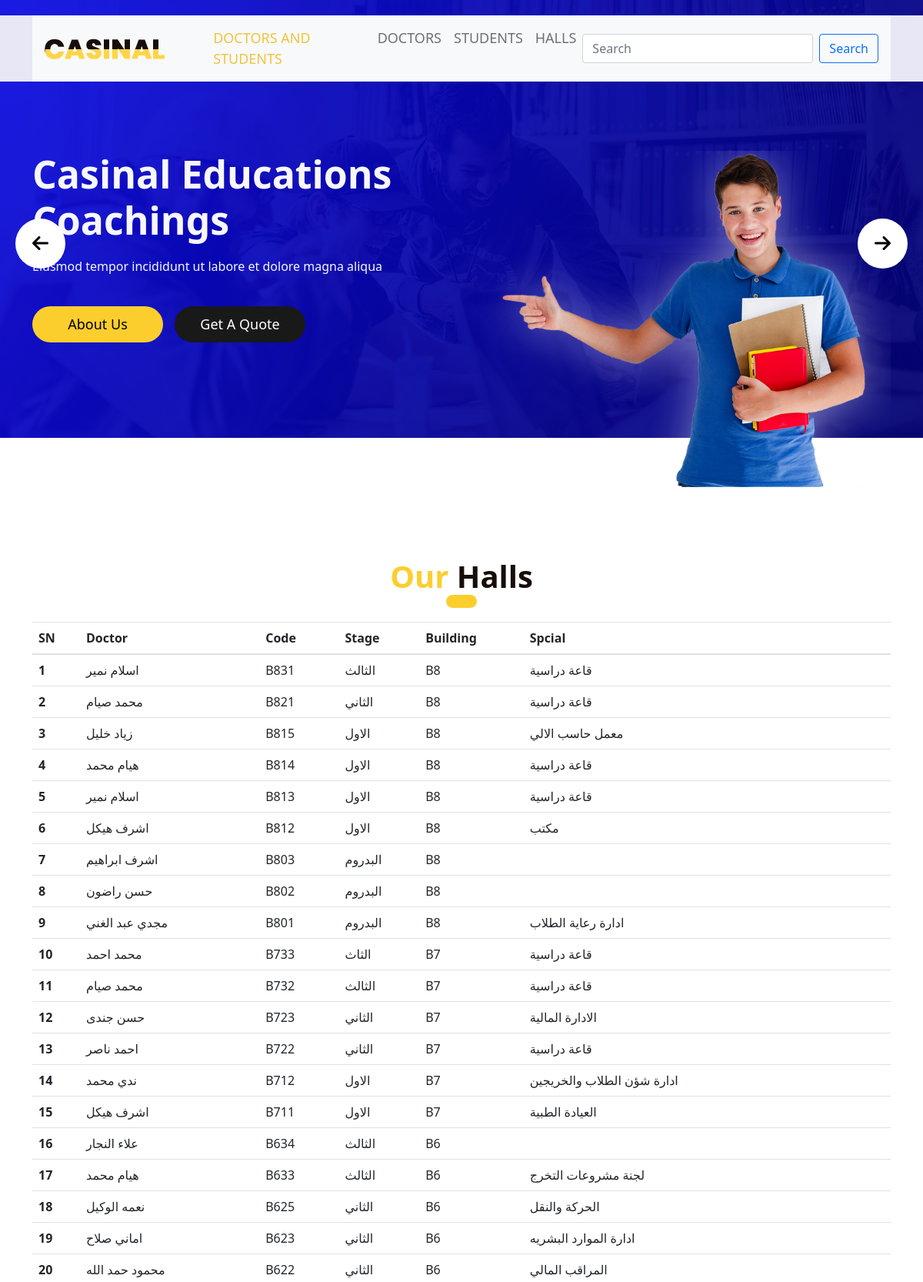
/halls/ (upper part), run on the app's committed database.
### app/models.py (models this page shows, shortened)
class Halls(models.Model):
    doctor       = models.ForeignKey(Doctors, on_delete=models.CASCADE)
    code         = models.CharField(max_length=30)
    stage        = models.CharField(max_length=30)
    bulding      = models.CharField(max_length=5)
    spcial       = models.CharField(max_length=200)
    class Meta:
        verbose_name_plural = 'Halls'

class Doctors(models.Model):
    code        = models.CharField(max_length=20)
    first_name  = models.CharField(max_length=30)
    last_name   = models.CharField(max_length=30)
    certify     = models.CharField(max_length=30)
    job_code    = models.CharField(max_length=15,blank=True)
    ssn         = models.CharField(max_length=16)
    email       = models.EmailField()
    phone_num   = models.CharField(max_length=11)
    work_days   = models.TextField(blank=True)
    notes       = models.TextField(blank=True)
    spcial      = models.CharField(max_length=30)
    late_time   = models.CharField(max_length=30,blank=True)
    rate        = models.CharField(max_length=2,choices=((str(i),str(i)) for i in range(1,11)))
    class Meta:
        verbose_name_plural = 'Doctors'

### app/views.py (the view)
# urls.py: path("halls/",HallsPageView.as_view(),name="halls"),
class HallsPageView(TemplateView):
    template_name = 'halls.html'
    def get_context_data(self, **kwargs):
        context = super().get_context_data(**kwargs)
        context["all_halls"]= Halls.objects.all().order_by('-id')
        return context

### app/templates/halls.html (shortened to what this page needs)
{% extends 'base.html' %}
{% block content %}
<h1 class="services_taital"><span style="color: #fcce2d">Our</span> Halls</h1>
<table class="table">
    <thead>
      <tr>
        <th scope="col">SN</th>
        <th scope="col">Doctor</th>
        <th scope="col">Code   </th>
        <th scope="col">Stage   </th>
        <th scope="col">Building   </th>
        <th scope="col">Spcial   </th>
      </tr>
    </thead>
    <tbody>
        {% for hall in all_halls %}
       <tr>
          <th scope="row">{{forloop.counter}}</th>
          <td>{{hall.doctor.first_name}} {{hall.doctor.last_name}}</td>
          <td>{{hall.code   }}</td>
          <td>{{hall.stage   }}</td>
          <td>{{hall.bulding   }}</td>
          <td>{{hall.spcial   }}</td>
        </tr>
       {% endfor %}
    </tbody>
</table>
{% endblock content %}

### static/css/style.css (style rules this page uses)
* { box-sizing: border-box !important; transition: ease all 0.5s; }
html { scroll-behavior: smooth; }
body { color: #666666; font-size: 14px; font-family: 'Poppins', sans-serif; line-height: 1.80857; font-weight: normal; overflow-x: hidden; }
h1, h2, h3, h4, h5, h6 { letter-spacing: 0; font-weight: normal; position: relative; padding: 0 0 10px 0; font-weight: normal; line-height: normal; color: #111111; margin: 0 }
h1 { font-size: 24px }
*, *::after, *::before { -webkit-box-sizing: border-box; -moz-box-sizing: border-box; box-sizing: border-box; }
.services_taital { width: 100%; float: left; font-size: 40px; color: #170e09; text-align: center; font-weight: bold; }
.services_taital::after { content: ''; position: relative; width: 40px; height: 17px; background-color: #fcce2d; left: 0px; right: 0px; margin: 0 auto; display: block; border-radius: 10px; }

### data on the page
Halls: doctor.first_name "اسلام", doctor.last_name "نمير", code "B831", stage "الثالث", bulding "B8", spcial "قاعة دراسية"
Halls: doctor.first_name "محمد", doctor.last_name "صيام", code "B821", stage "الثاني", bulding "B8", spcial "قاعة دراسية"
Halls: doctor.first_name "زياد", doctor.last_name "خليل", code "B815", stage "الاول", bulding "B8", spcial "معمل حاسب الالي"
Halls: doctor.first_name "هيام", doctor.last_name "محمد", code "B814", stage "الاول", bulding "B8", spcial "قاعة دراسية"
Halls: doctor.first_name "اسلام", doctor.last_name "نمير", code "B813", stage "الاول", bulding "B8", spcial "قاعة دراسية"
Halls: doctor.first_name "اشرف", doctor.last_name "هيكل", code "B812", stage "الاول", bulding "B8", spcial "مكتب"
Halls: doctor.first_name "اشرف", doctor.last_name "ابراهيم", code "B803", stage "البدروم", bulding "B8"
Halls: doctor.first_name "حسن", doctor.last_name "راضون", code "B802", stage "البدروم", bulding "B8"
Halls: doctor.first_name "مجدي", doctor.last_name "عبد الغني", code "B801", stage "البدروم", bulding "B8", spcial "ادارة رعاية الطلاب"
Halls: doctor.first_name "محمد", doctor.last_name "احمد", code "B733", stage "الثاث", bulding "B7", spcial "قاعة دراسية"
Halls: doctor.first_name "محمد", doctor.last_name "صيام", code "B732", stage "الثالث", bulding "B7", spcial "قاعة دراسية"
Halls: doctor.first_name "حسن", doctor.last_name "جندى", code "B723", stage "الثاني", bulding "B7", spcial "الادارة المالية"
Halls: doctor.first_name "احمد", doctor.last_name "ناصر", code "B722", stage "الثاني", bulding "B7", spcial "قاعة دراسية"
Halls: doctor.first_name "ندي", doctor.last_name "محمد", code "B712", stage "الاول", bulding "B7", spcial "ادارة شؤن الطلاب والخريجين"
Halls: doctor.first_name "اشرف", doctor.last_name "هيكل", code "B711", stage "الاول", bulding "B7", spcial "العيادة الطبية"
Halls: doctor.first_name "علاء", doctor.last_name "النجار", code "B634", stage "الثالث", bulding "B6"
Halls: doctor.first_name "هيام", doctor.last_name "محمد", code "B633", stage "الثالث", bulding "B6", spcial "لجنة مشروعات التخرج"
Halls: doctor.first_name "نعمه", doctor.last_name "الوكيل", code "B625", stage "الثاني", bulding "B6", spcial "الحركة والنقل"
Halls: doctor.first_name "اماني", doctor.last_name "صلاح", code "B623", stage "الثاني", bulding "B6", spcial "ادارة الموارد البشريه"
Halls: doctor.first_name "محمود", doctor.last_name "حمد الله", code "B622", stage "الثاني", bulding "B6", spcial "المراقب المالي"
